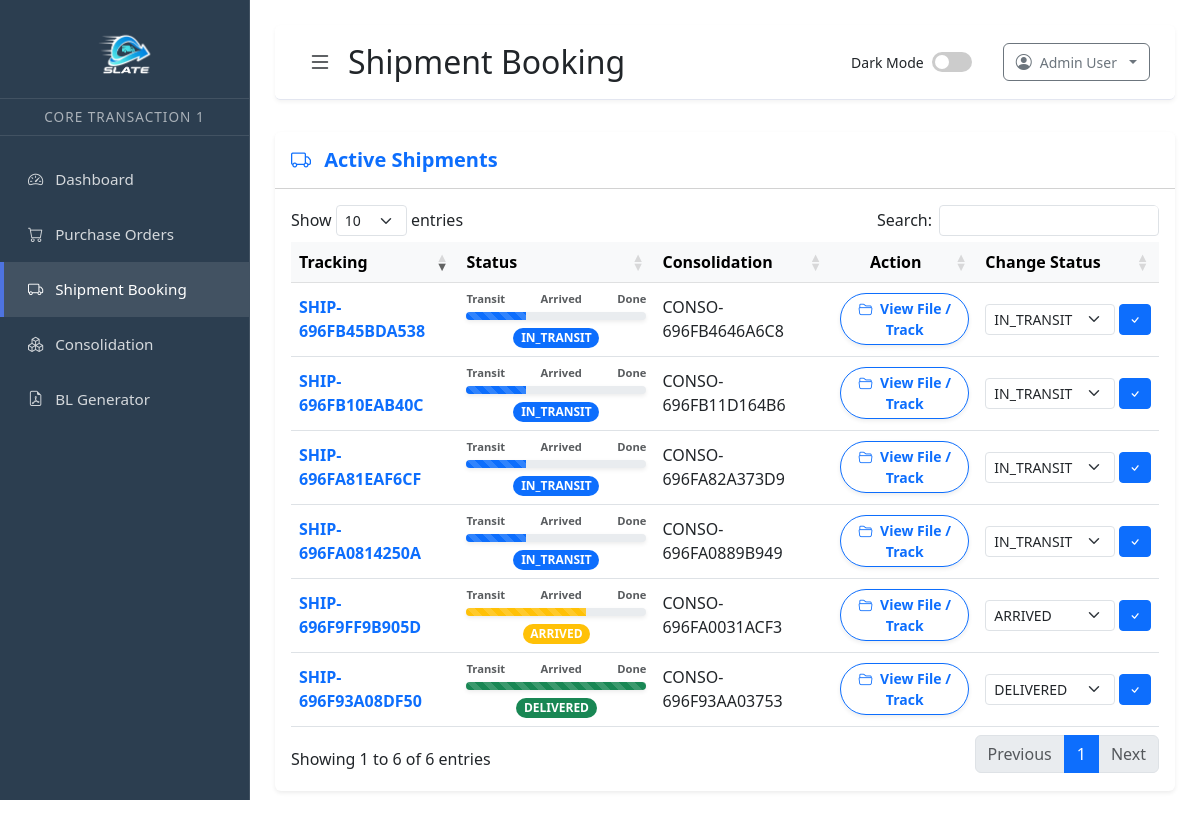
Screenshot of /public/shipments.php (signed in) with the database file from the repository.
### tables this page shows
CREATE TABLE `shipments` (
  `shipment_id` int(11) NOT NULL,
  `po_id` int(11) DEFAULT NULL,
  `shipment_code` varchar(50) DEFAULT NULL,
  `tracking_no` varchar(50) DEFAULT NULL,
  `transport_mode` enum('SEA','LAND','AIR') NOT NULL,
  `origin` text DEFAULT NULL,
  `destination` text DEFAULT NULL,
  `route_details` text DEFAULT NULL,
  `status` varchar(50) DEFAULT NULL,
  `consolidated` tinyint(1) DEFAULT 0,
  `created_at` timestamp NOT NULL DEFAULT current_timestamp(),
  `current_lat` decimal(10,8) DEFAULT NULL,
  `current_lng` decimal(11,8) DEFAULT NULL
);

CREATE TABLE `consolidations` (
  `consolidation_id` int(11) NOT NULL,
  `consolidation_code` varchar(50) DEFAULT NULL,
  `trip_no` varchar(50) DEFAULT NULL,
  `vehicle_set` char(1) DEFAULT NULL,
  `transport_mode` enum('SEA','AIR','LAND') DEFAULT NULL,
  `origin` varchar(255) DEFAULT NULL,
  `destination` varchar(255) DEFAULT NULL,
  `status` varchar(50) DEFAULT NULL,
  `created_by` int(11) DEFAULT NULL,
  `created_at` timestamp NOT NULL DEFAULT current_timestamp()
);

### public/shipments.php (the view, shortened to what this page needs)
<?php
include "../api/db.php";
$list = $conn->query("
    SELECT s.*, c.consolidation_code
    FROM shipments s
    LEFT JOIN consolidation_shipments cs ON s.shipment_id = cs.shipment_id
    LEFT JOIN consolidations c ON cs.consolidation_id = c.consolidation_id
    ORDER BY s.created_at DESC
");
function getProgressBar($status)
{
    $steps = ['IN_TRANSIT', 'ARRIVED', 'DELIVERED'];
    $currentStep = array_search($status, $steps);
    $width = (($currentStep + 1) / count($steps)) * 100;
    $color = ($status == 'DELIVERED') ? 'bg-success' : (($status == 'ARRIVED') ? 'bg-warning' : 'bg-primary');
    return '
    <div class="d-flex justify-content-between small text-muted mb-1" style="font-size: 0.70rem; font-weight: bold;">
        <span>Transit</span><span>Arrived</span><span>Done</span>
    </div>
    <div class="progress shadow-sm" style="height: 8px; border-radius: 4px;">
        <div class="progress-bar progress-bar-striped progress-bar-animated ' . $color . '" style="width: ' . $width . '%"></div>
    </div>
    <div class="text-center mt-1"><span class="badge ' . $color . ' rounded-pill">' . $status . '</span></div>';
}
?>
<!DOCTYPE html>
<html lang="en">
<head>
    <link rel="stylesheet" href="../assets/style.css">
    <link href="https://cdn.jsdelivr.net/npm/bootstrap@5.3.0/dist/css/bootstrap.min.css" rel="stylesheet">
    <link href="https://cdn.jsdelivr.net/npm/bootstrap-icons@1.10.5/font/bootstrap-icons.css" rel="stylesheet">
    <link rel="stylesheet" href="https://cdn.datatables.net/1.13.4/css/dataTables.bootstrap5.min.css">
</head>
<body>
    <div class="sidebar" id="sidebar">
        <div class="logo"><img src="../assets/slate.png" alt="Logo"></div>
        <div class="system-name">CORE TRANSACTION 1</div>
        <a href="dashboard.php"><i class="bi bi-speedometer2 me-2"></i> Dashboard</a>
        <a href="pu_order.php"><i class="bi bi-cart me-2"></i> Purchase Orders</a>
        <a href="shipments.php" class="active"><i class="bi bi-truck me-2"></i> Shipment Booking</a>
        <a href="conso.php"><i class="bi bi-boxes me-2"></i> Consolidation</a>
        <a href="hmbl.php"><i class="bi bi-file-earmark-pdf me-2"></i> BL Generator</a>
    </div>
    <div class="content" id="content">
        <div class="header">
            <div class="d-flex align-items-center">
                <div class="hamburger" id="hamburger"><i class="bi bi-list"></i></div>
                <h2 class="mb-0 ms-2" id="pageTitle">Shipment Booking</h2>
            </div>
            <div class="theme-toggle-container">
                <div class="d-flex align-items-center me-3">
                    <span class="theme-label me-2 small">Dark Mode</span>
                    <label class="theme-switch"><input type="checkbox" id="themeToggle"><span class="slider"></span></label>
                </div>
                <div class="dropdown">
                    <button class="btn btn-outline-secondary dropdown-toggle d-flex align-items-center gap-2" type="button" data-bs-toggle="dropdown">
                        <i class="bi bi-person-circle"></i>
                        <span class="d-none d-md-block small"><?= htmlspecialchars($_SESSION['full_name'] ?? 'Admin') ?></span>
                    </button>
                </div>
            </div>
        </div>
        <div class="card shadow-sm border-0 mt-4">
            <div class="card-header bg-white py-3">
                <h5 class="mb-0 fw-bold text-primary"><i class="bi bi-truck me-2"></i> Active Shipments</h5>
            </div>
            <div class="card-body">
                <div class="table-responsive">
                    <table class="table table-hover align-middle" id="shipmentTable">
                        <thead class="table-light">
                            <tr>
                                <th>Tracking</th>
                                <th>Status</th>
                                <th>Consolidation</th>
                                <th class="text-center">Action</th>
                                <th>Change Status</th>
                            </tr>
                        </thead>
                        <tbody>
                            <?php while ($s = $list->fetch_assoc()): ?>
                                <tr>
                                    <td class="fw-bold text-primary"><?= htmlspecialchars($s['shipment_code']) ?></td>
                                    <td style="min-width: 180px;">
                                        <?= getProgressBar($s['status']) ?>
                                    </td>
                                    <td><?= $s['consolidation_code'] ?: '<span class="text-muted small">Not Assigned</span>' ?></td>
                                    <td class="text-center">
                                        <a href="shipment_details.php?id=<?= $s['shipment_id'] ?>" class="btn btn-outline-primary btn-sm rounded-pill px-3 shadow-sm fw-bold">
                                            <i class="bi bi-folder2-open me-1"></i> View File / Track
                                        </a>
                                    </td>
                                    <td>
                                        <?php if ($s['status'] === 'BL_ISSUED'): ?>
                                            <span class="text-danger fw-bold"><i class="bi bi-lock-fill"></i> LOCKED</span>
                                        <?php else: ?>
                                            <form method="POST" class="d-flex gap-1">
                                                <select name="status" class="form-select form-select-sm">
                                                    <?php
                                                    $statuses = ['BOOKED', 'CONSOLIDATED', 'READY_TO_DISPATCH', 'IN_TRANSIT', 'ARRIVED', 'DELIVERED'];
                                                    foreach ($statuses as $st):
                                                    ?>
                                                        <option value="<?= $st ?>" <?= $s['status'] === $st ? 'selected' : '' ?>>
                                                            <?= $st ?>
                                                        </option>
                                                    <?php endforeach; ?>
                                                </select>
                                                <button name="update_status" class="btn btn-sm btn-primary"><i class="bi bi-check"></i></button>
                                            </form>
                                        <?php endif; ?>
                                    </td>
                                </tr>
                            <?php endwhile; ?>
                        </tbody>
                    </table>
                </div>
            </div>
        </div>
    </div>
</body>
</html>

### assets/style.css (style rules this page uses)
:root { --sidebar-width: 250px; --primary-color: #4e73df; --secondary-color: #f8f9fc; --dark-bg: #121212; --dark-card: #1e1e1e; --text-light: #e0e0e0; --text-dark: #212529; --success-color: #1cc88a; --info-color: #36b9cc; --warning-color: #f6c23e; --border-radius: 0.35rem; --shadow: 0 0.15rem 1.75rem 0 rgba(58, 59, 69, 0.15); --transition-speed: 0.3s; }
* { box-sizing: border-box; margin: 0; padding: 0; }
body { font-family: 'Segoe UI', system-ui, sans-serif; overflow-x: hidden; background-color: var(--secondary-color); color: var(--text-dark); transition: background-color var(--transition-speed), color var(--transition-speed); }
.sidebar { width: var(--sidebar-width); height: 100vh; position: fixed; left: 0; top: 0; background: #2c3e50; color: white; padding: 0; transition: margin-left var(--transition-speed) ease; z-index: 1000; border-right: 1px solid rgba(255,255,255,0.1); }
.sidebar .logo { padding: 1.5rem; text-align: center; border-bottom: 1px solid rgba(255,255,255,0.1); }
.sidebar .logo img { max-width: 100%; height: auto; max-height: 50px; }
.system-name { padding: 0.5rem 1.5rem; font-size: 0.85rem; color: rgba(255,255,255,0.6); text-align: center; border-bottom: 1px solid rgba(255,255,255,0.1); margin-bottom: 1rem; text-transform: uppercase; letter-spacing: 1px; }
.sidebar a { display: block; color: rgba(255,255,255,0.8); padding: 1rem 1.5rem; text-decoration: none; border-left: 4px solid transparent; transition: all 0.2s; font-size: 0.95rem; }
.sidebar a:hover, .sidebar a.active { background-color: rgba(255,255,255,0.1); color: white; border-left: 4px solid var(--primary-color); }
.content { margin-left: var(--sidebar-width); width: calc(100% - var(--sidebar-width)); padding: 25px; transition: all var(--transition-speed) ease; }
.header { background-color: white; padding: 1rem 1.5rem; border-radius: var(--border-radius); box-shadow: 0 .125rem .25rem rgba(0,0,0,.075); margin-bottom: 2rem; display: flex; align-items: center; justify-content: space-between; border-bottom: 1px solid #dee2e6; }
.hamburger { font-size: 1.5rem; cursor: pointer; padding: 0.25rem 0.5rem; color: var(--text-dark); transition: color 0.2s; }
.theme-toggle-container { display: flex; align-items: center; gap: 15px; }
.table-responsive { border-radius: var(--border-radius); }
table { width: 100%; border-collapse: collapse; }
thead { background-color: #f8f9fa; }
.btn { border-radius: 50rem; padding: 0.375rem 1rem; font-weight: 500; }
.btn-primary { background-color: var(--primary-color); border-color: var(--primary-color); }
.theme-switch { position: relative; display: inline-block; width: 40px; height: 20px; }
.slider { position: absolute; cursor: pointer; top: 0; left: 0; right: 0; bottom: 0; background-color: #ccc; transition: .4s; border-radius: 20px; }
.slider:before { position: absolute; content: ""; height: 14px; width: 14px; left: 3px; bottom: 3px; background-color: white; transition: .4s; border-radius: 50%; }

### public/shipments.php (style rules this page uses)
body { font-family: 'Segoe UI', sans-serif; transition: background 0.3s, color 0.3s; }
.content { width: calc(100% - 250px); margin-left: 250px; transition: all 0.3s; }
.header { position: sticky; top: 0; z-index: 1000; background: #fff; border-bottom: 1px solid #e3e6f0; padding: 15px 25px; display: flex; align-items: center; justify-content: space-between; box-shadow: 0 2px 4px rgba(0, 0, 0, 0.05); }
:root { --dark-bg: #121212; --dark-card: #1e1e1e; --dark-text: #e0e0e0; --dark-border: #333; --dark-table-head: #2c2c2c; }

### rows the page displays
shipments: shipment_code "SHIP-696FB45BDA538", status "IN_TRANSIT", consolidations.consolidation_code "CONSO-696FB4646A6C8"
shipments: shipment_code "SHIP-696FB10EAB40C", status "IN_TRANSIT", consolidations.consolidation_code "CONSO-696FB11D164B6"
shipments: shipment_code "SHIP-696FA81EAF6CF", status "IN_TRANSIT", consolidations.consolidation_code "CONSO-696FA82A373D9"
shipments: shipment_code "SHIP-696FA0814250A", status "IN_TRANSIT", consolidations.consolidation_code "CONSO-696FA0889B949"
shipments: shipment_code "SHIP-696F9FF9B905D", status "ARRIVED", consolidations.consolidation_code "CONSO-696FA0031ACF3"
shipments: shipment_code "SHIP-696F93A08DF50", status "DELIVERED", consolidations.consolidation_code "CONSO-696F93AA03753"

### other values shown
$_SESSION['full_name'] "Admin User"
